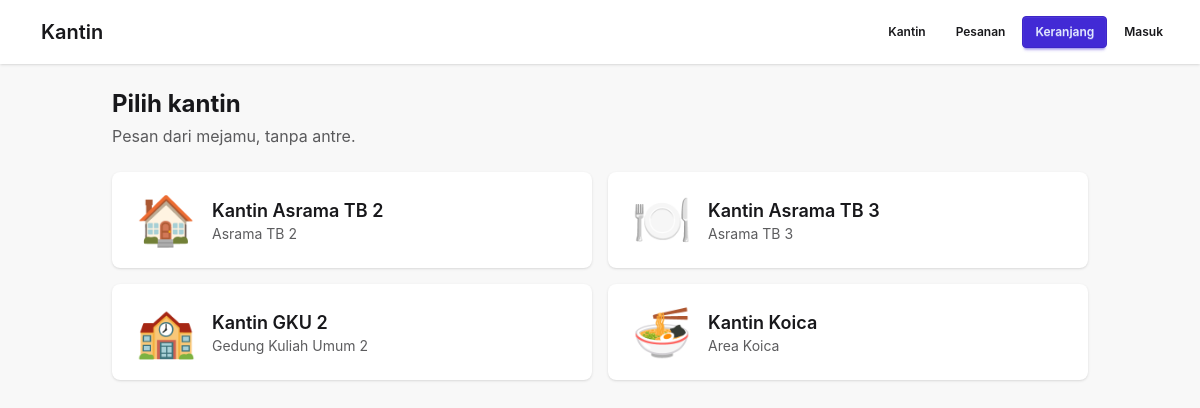
Screenshot of /customer/ with the database file from the repository.
### src/customer/models.py (models this page shows, shortened)
class Kantin(models.Model):
    kode = models.SlugField(primary_key=True, max_length=20)
    nama = models.CharField(max_length=80)
    lokasi = models.CharField(max_length=120)
    emoji = models.CharField(max_length=8, default='🍽️')
    class Meta:
        ordering = ['nama']
        verbose_name_plural = 'kantin'

### src/customer/views.py (the view)
# urls.py: path('', views.kantin_list, name='kantin'),
def kantin_list(request):
    kode = request.GET.get('kantin')
    meja = request.GET.get('meja')
    if kode and Kantin.objects.filter(pk=kode).exists():
        request.session['kantin'] = kode
        if meja and meja.isdigit():
            request.session['meja'] = meja
        return redirect('customer:kedai', kode=kode)
    return render(request, 'customer/kantin.html', {'daftar': Kantin.objects.all()})

### src/customer/templatetags/kantin.py (called while the page is built)
@register.simple_tag(takes_context=True)
def jumlah_keranjang(context):
    keranjang = context['request'].session.get('keranjang') or {}
    return sum(keranjang.get('item', {}).values())

### src/customer/templates/customer/kantin.html (shortened to what this page needs)
{% extends "customer/_dasar.html" %}
{% block content %}
  <h1 class="text-2xl font-bold mb-1">Pilih kantin</h1>
  <p class="opacity-70 mb-6">Pesan dari mejamu, tanpa antre.</p>
  <div class="grid gap-4 sm:grid-cols-2">
    {% for k in daftar %}
      <a href="{% url 'customer:kedai' k.kode %}" class="card bg-base-100 shadow-sm hover:shadow-md transition">
        <div class="card-body flex-row items-center gap-4">
          <div class="text-5xl">{{ k.emoji }}</div>
          <div>
            <h2 class="card-title">{{ k.nama }}</h2>
            <p class="text-sm opacity-70">{{ k.lokasi }}</p>
          </div>
        </div>
      </a>
    {% empty %}
      <p class="opacity-70">Belum ada kantin. Jalankan <code>python manage.py seed_kantin</code>.</p>
    {% endfor %}
  </div>
{% endblock %}

### rows the page displays
Kantin: emoji "🏠", nama "Kantin Asrama TB 2", lokasi "Asrama TB 2"
Kantin: emoji "🍽️", nama "Kantin Asrama TB 3", lokasi "Asrama TB 3"
Kantin: emoji "🏫", nama "Kantin GKU 2", lokasi "Gedung Kuliah Umum 2"
Kantin: emoji "🍜", nama "Kantin Koica", lokasi "Area Koica"
